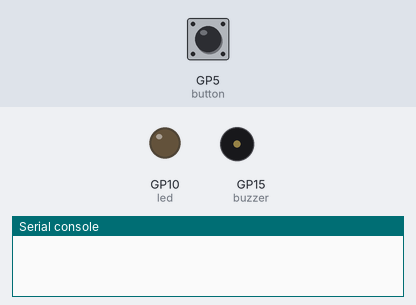
Recording of a program running on a simulated Raspberry Pi Pico running MicroPython. On the bench: output pins drawn as LEDs (lit = HIGH), buzzer (waves = sounding), the last lines printed to the serial console. The test bench sets the inputs (shaded band); at power-on: GP5 (button) HIGH.

Above: at 1.2 s.
1.3 s: GP5 (button) pulled LOW for 0.15 s
At 1.46 s:
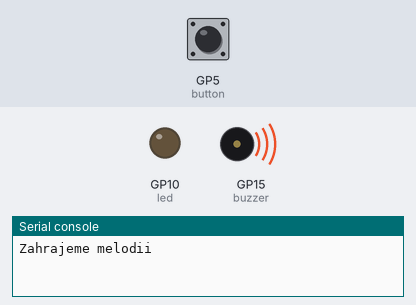
At 3.9 s:
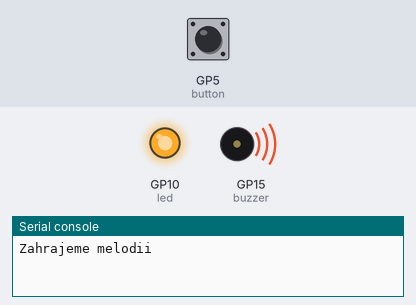
4.3 s: GP5 (button) pulled LOW for 3.2 s
Timing chart, 0 to 12.8 s (numbered marks = the images above; inputs shaded):
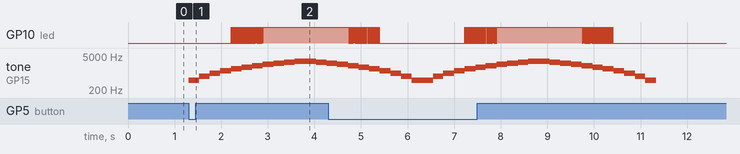

The program:

intervalove_rozsviceni_bzuceni.py
```python
from machine import Pin, Timer, PWM
from utime import sleep_ms

buzzer = PWM(Pin(15)) # kde budeme PWM generovat
#buzzer.freq(500) # frekvence 500 Hz

button = Pin(5, Pin.IN, Pin.PULL_UP)
inbuiltLed = 10
led = Pin(inbuiltLed, Pin.OUT)

def blik(svitivost,cas): # funkce blik rozsvěcí led svitivostí ¨svitivost¨*10% a na dobu "cas" milisekund
    setina_casu= cas/100
    for i in range(10): # čas rozdělíme na 10 úseků
        led.value(1) # rozsviť
        sleep_ms(round(setina_casu*svitivost)) # počkej svítivost desetin úseku
        led.value(0) # zhasni
        sleep_ms(round(setina_casu*(10-svitivost))) # počkej zbytek do úseku

while True:
    while button.value() == 1:
        sleep_ms(1)
    print ("Zahrajeme melodii")
    buzzer.duty_u16(32768) # strida PWM 0...65535, 50%
    for i in range (11): # nastav pocitadlo od 0 do 10
        buzzer.freq(500+i*250)
        blik(i, 227) # rozsvit v úrovni 0 az 10 na dobu 227ms
    for i in range (11):
        buzzer.freq(500+(10-i)*250)
        blik(10-i, 227) # rozsvit v úrovni 10 do 0 na dobu 227ms
    buzzer.duty_u16(0) # hlasitost PWM 0...65535, 50%
    print ("Tradá stop")
```

Measured:
- after the input at 1.3 s, GP10 (led): alternates HIGH for 0.01 s and LOW for 0.01 s, 61 changes in all, then stays HIGH, starting after 0.91 s; tone on GP15 (buzzer): plays 500 Hz for 0.23 s, 750 Hz for 0.22 s, 1000 Hz for 0.23 s, 1250 Hz for 0.23 s, 1500 Hz for 0.23 s, 1750 Hz for 0.22 s … (13 notes in this stretch), starting at once
